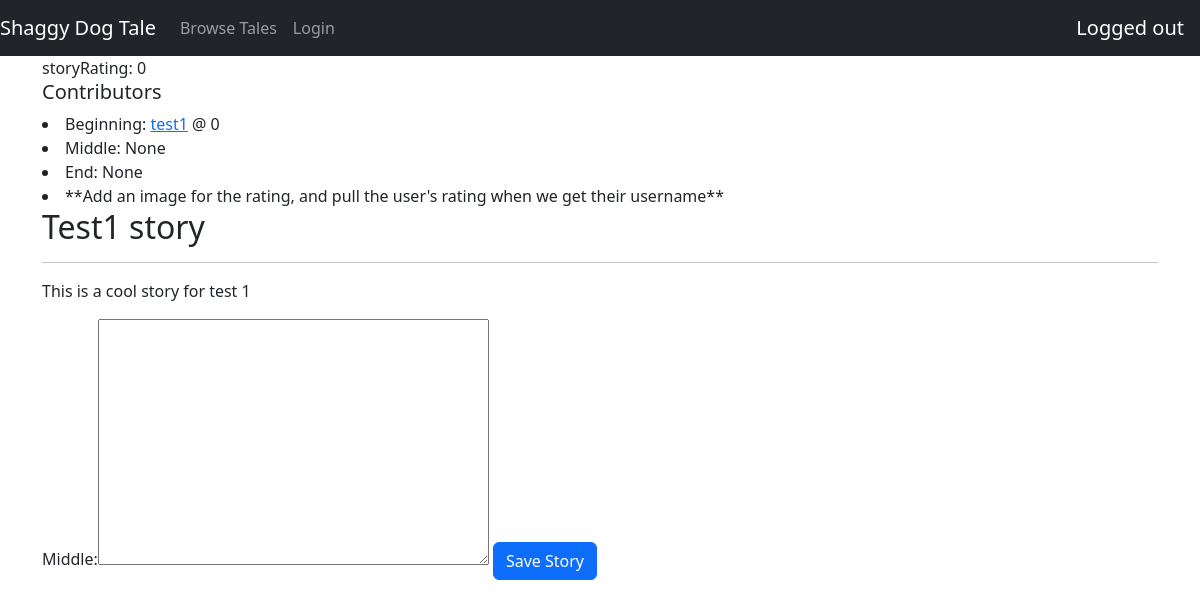
Page /shaggydogtale/12 on the earlier database version.
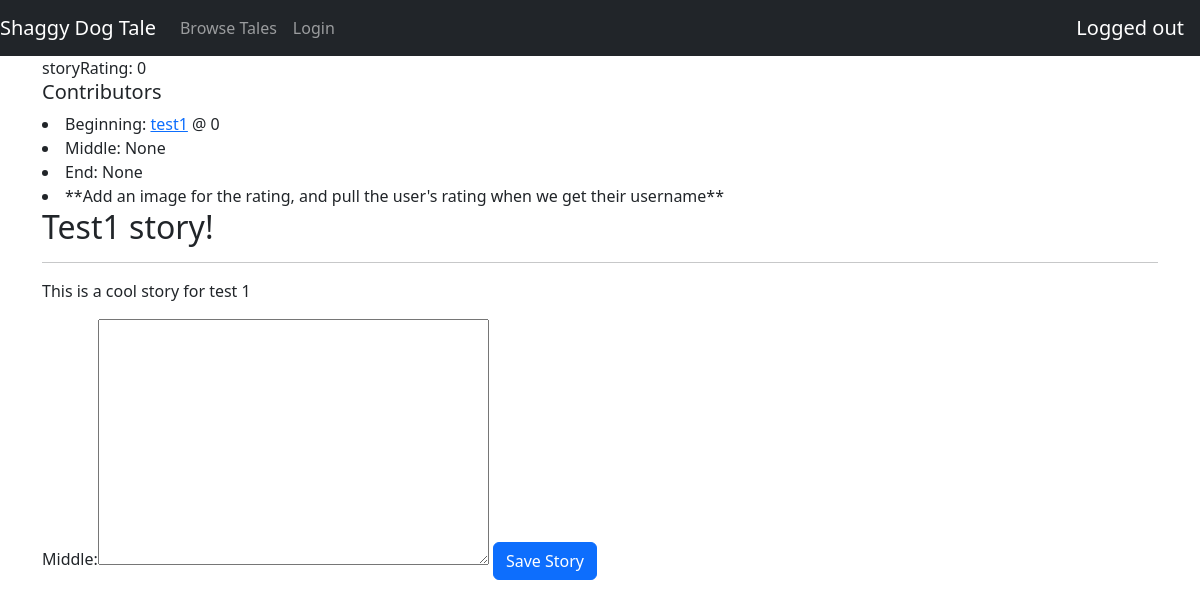
Same page on the later database version.
### shaggydogtale/models.py (models this page shows, shortened)
class Story(models.Model):
    title = models.CharField(max_length=100)
    beginning = models.TextField(max_length=2000)
    middle = models.TextField(max_length=2000)
    end = models.TextField(max_length=2000)

### shaggydogtale/views.py (the view, shortened to what this page needs)
# urls.py: path('<story_id>', views.View, name="view")
def View(request, story_id):
    story = Story.objects.get(id=story_id)
    contributions = story.contributions.all()
    userContribution = None
    beginningContributor = None
    middleContributor = None
    endContributor = None
    beginningContributorRating = 0
    middleContributorRating = 0
    endContributorRating = 0
    userVote = None
    for contribution in contributions:
        if contribution.user == request.user:
            userContribution = contribution
        match contribution.section:
            case 'b':
                beginningContributor = User.objects.get(id=contribution.user.id)
                for contribution in beginningContributor.contributions.all():
                    for vote in contribution.story.votes.all():
                        beginningContributorRating += vote.vote
            case 'm':
                middleContributor = User.objects.get(id=contribution.user.id)
                for contribution in middleContributor.contributions.all():
                    for vote in contribution.story.votes.all():
                        middleContributorRating += vote.vote
            case 'e':
                endContributor = User.objects.get(id=contribution.user.id)
                for contribution in endContributor.contributions.all():
                    for vote in contribution.story.votes.all():
                        endContributorRating += vote.vote
    message=None
    form=None
    if userContribution:
        if userContribution.section == 'b':
            form = BeginningForm(request.POST or None, instance=story)
            if form.is_valid():
                form.save()
                messages.success(request, f'Beginning updated for {story.title}!')
        elif userContribution.section == 'm':
            form = MiddleForm(request.POST or None, instance=story)
            if form.is_valid():
                form.save()
                messages.success(request, f'Middle updated for {story.title}!')
        elif userContribution.section == 'e':
            form = EndForm(request.POST or None, instance=story)
            if form.is_valid():
                form.save()
                messages.success(request, f'End updated for {story.title}!')
    else:
        if contributions.count() == 1:
            form = MiddleForm(request.POST or None, instance=story)
            if form.is_valid():
                story_id = form.save()
                Contribution.objects.create(user=request.user, story=story_id, section='m')
                messages.success(request, f'Middle created for {story.title}!')
                return redirect('shaggydogtale:view', story_id=story.id)
    storyRating = 0
    for vote in story.votes.all():
        storyRating += vote.vote
    context = {
        'story': story,
        'contributions': contributions,
        'userContribution': userContribution,
        'beginningContributor': beginningContributor,
        'middleContributor': middleContributor,
        'endContributor': endContributor,
        'beginningContributorRating': beginningContributorRating,
        'middleContributorRating': middleContributorRating,
        'endContributorRating': endContributorRating,
        'message': message,
        'form': form,
        'userVote': userVote,
        'storyRating': storyRating
    }
    return render(request, 'shaggydogtale/view.html', context)

### shaggydogtale/forms.py
class MiddleForm(forms.ModelForm):
    class Meta:
        model = Story
        fields = ["middle"]

### shaggydogtale/templates/shaggydogtale/view.html (shortened to what this page needs)
{% extends 'shaggydogtale/base.html' %}
{% block body %}
    <div class="container">
        <div class="row">
            <div class="col">
                storyRating: {{storyRating}}
                <h5>Contributors</h5>
                {% if beginningContributor %}
                    <li>Beginning: <a href="{% url 'shaggydogtale:contributed' beginningContributor.id %}">{{beginningContributor.username}}</a> @ {{beginningContributorRating}}</li>
                {% else %}
                    <li>Beginning: None</li>
                {% endif %}
                {% if middleContributor %}
                    <li>Middle: <a href="{% url 'shaggydogtale:contributed' middleContributor.id %}">{{middleContributor.username}}</a> @ {{middleContributorRating}}</li>
                {% else %}
                    <li>Middle: None</li>
                {% endif %}
                {% if endContributor %}
                    <li>End: <a href="{% url 'shaggydogtale:contributed' endContributor.id %}">{{endContributor.username}}</a> @ {{endContributorRating}}</li>
                {% else %}
                    <li>End: None</li>
                {% endif %}
                <li>**Add an image for the rating, and pull the user's rating when we get their username**</li>
                {% if userContribution %}
                    {% if userContribution.section == 'b' %}
                        <form method="POST">
                            {% csrf_token %}
                            {{form.as_table}}
                            <tr>
                                <button class="btn btn-primary" type="submit">Save Story</button>
                            </tr>
                        </form>
                    {% else %}
                        <h2>{{story.title}}</h2>
                        <hr>
                        <p>{{story.beginning}}</p>
                    {% endif %}
                    {% if userContribution.section == 'm' %}
                        <form method="POST">
                            {% csrf_token %}
                            {{form.as_table}}
                            <tr>
                                <button class="btn btn-primary" type="submit">Save Story</button>
                            </tr>
                        </form>
                    {% else %}
                        <p>{{story.middle}}</p>
                    {% endif %}
                    {% if userContribution.section == 'e' %}
                    <form method="POST">
                        {% csrf_token %}
                        {{form.as_table}}
                        <tr>
                            <button class="btn btn-primary" type="submit">Save Story</button>
                        </tr>
                    </form>
                    {% else %}
                        <p>{{story.end}}</p>
                    {% endif %}
                {% comment %} If user did not contribute {% endcomment %}
                {% else %}
                    <h2>{{story.title}}</h2>
                    <hr>
                    <p>{{story.beginning}}</p>
                    {% if contributions.count == 1 %}
                        <form method="POST">
                            {{form.as_table}}
                            <tr>
                                <button class="btn btn-primary" type="submit">Save Story</button>
                            </tr>
                        </form>
                    {% else %}
                        <p>{{story.middle}}</p>
                    {% endif %}
                {% endif %}
            </div>
        </div>
    </div>
{% endblock body %}

Differences in the rows shown:
changed Story "This is a cool story for test 1": title "Test1 story" → "Test1 story!"
